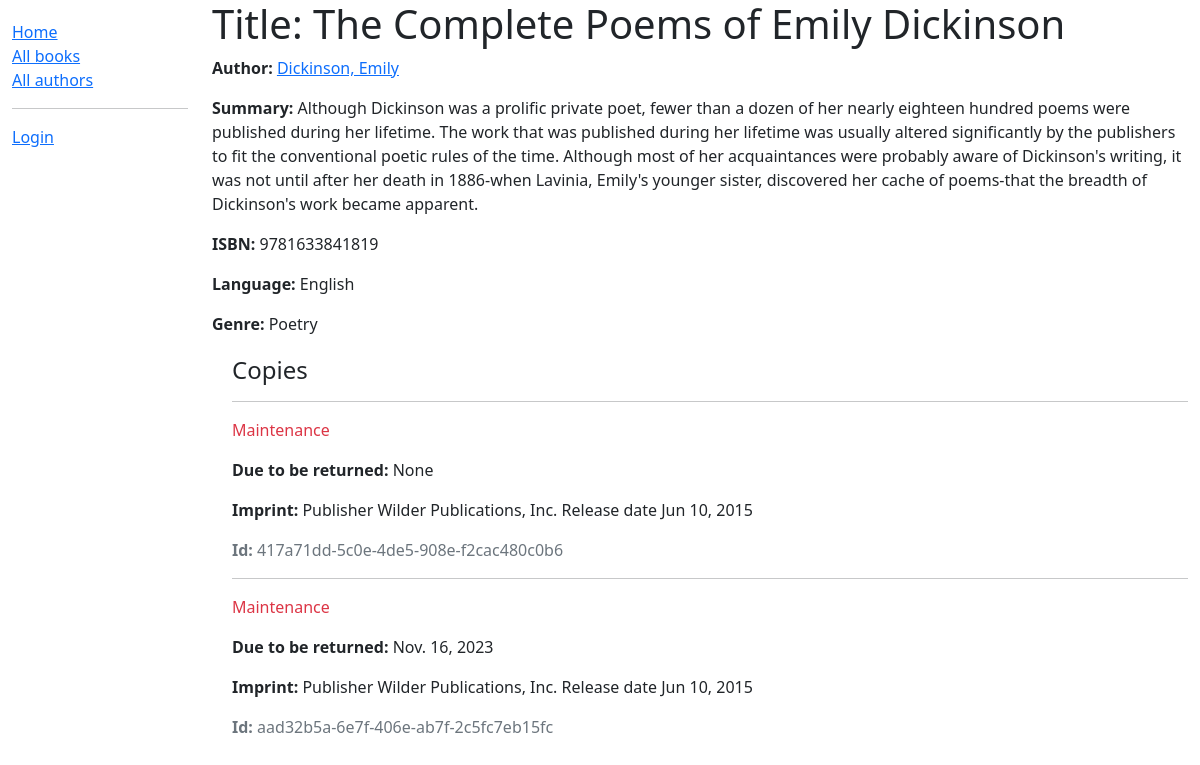
The app's page /catalog/book/4 with its own data.
### catalog/models.py (models this page shows, shortened)
class Book(models.Model):
    title = models.CharField(max_length=200)
    author = models.ForeignKey('Author', on_delete=models.SET_NULL, null=True)
    summary = models.TextField(max_length=1000, help_text='Enter a brief description of the book')
    isbn = models.CharField('ISBN', max_length=13, unique=True,
                            help_text='13 Character <a href="https://www.isbn-international.org/content/what-isbn">ISBN number</a>')
    genre = models.ManyToManyField(Genre, help_text='Select a genre for this book')
    languages = models.ManyToManyField(Language, help_text='Select a languages for this book')
    def display_genre(self):
        """Create a string for the Genre. This is required to display genre in Admin."""
        return ', '.join(genre.name for genre in self.genre.all()[:3])
    display_genre.short_description = 'Genre'
    def display_languages(self):
        """Create a string for the Languages. This is required to display languages in Admin."""
        return ', '.join(languages.name for languages in self.languages.all()[:3])
    display_languages.short_description = 'Languages'

class Author(models.Model):
    first_name = models.CharField(max_length=100)
    last_name = models.CharField(max_length=100)
    date_of_birth = models.DateField(null=True, blank=True)
    date_of_death = models.DateField('Died', null=True, blank=True)
    class Meta:
        ordering = ['last_name', 'first_name']
        permissions = (("can_edit_authors", "Set author as edited"),)
    def __str__(self):
        return '%s, %s' % (self.last_name, self.first_name)

class Language(models.Model):
    name = models.CharField(max_length=200,
                            help_text="Enter the book's natural language (e.g. English, French, Japanese etc.)")
    iso_code = models.CharField(max_length=4, unique=True)

class Genre(models.Model):
    name = models.CharField(max_length=200, help_text='Enter a book genre (e.g. Science Fiction)')
    def __str__(self):
        return self.name

class BookInstance(models.Model):
    id = models.UUIDField(primary_key=True, default=uuid.uuid4, help_text='Unique ID for this particular book across whole library')
    book = models.ForeignKey('Book', on_delete=models.RESTRICT, null=True)
    imprint = models.CharField(max_length=200)
    due_back = models.DateField(null=True, blank=True)
    borrower = models.ForeignKey(User, on_delete=models.SET_NULL, null=True, blank=True)
    LOAN_STATUS = (
        ('m', 'Maintenance'),
        ('o', 'On loan'),
        ('a', 'Available'),
        ('r', 'Reserved'),
    )
    status = models.CharField(
        max_length=1,
        choices=LOAN_STATUS,
        blank=True,
        default='m',
        help_text='Book availability',
    )
    class Meta:
        ordering = ['due_back']
        permissions = (("can_mark_returned", "Set book as returned"),)

### catalog/views.py (the view, shortened to what this page needs)
# urls.py: re_path(r'^book/(?P<pk>\d+)$', views.BookDetailView.as_view(), name='book-detail'),
class BookDetailView(generic.DetailView):
    model = Book
    paginate_by = 10

### catalog/templates/catalog/book_detail.html (shortened to what this page needs)
{% extends "catalog/base_generic.html" %}
{% block content %}
    <h1>Title: {{ book.title }}</h1>
    <p><strong>Author:</strong> <a href="{% url 'author-detail' book.author.pk %}">{{ book.author }}</a></p>
    <p><strong>Summary:</strong> {{ book.summary }}</p>
    <p><strong>ISBN:</strong> {{ book.isbn }}</p>
    <p><strong>Language:</strong>
        {% for language in book.languages.all %}
            {{ language.name }}{% if not forloop.last %}, {% endif %}
        {% endfor %}
    </p>
    <p><strong>Genre:</strong> {{ book.genre.all|join:", " }}</p>
    <div style="margin-left:20px;margin-top:20px">
        <h4>Copies</h4>
        {% for copy in book.bookinstance_set.all %}
            <hr/>
            <p
                    class="{% if copy.status == 'a' %}text-success{% elif copy.status == 'm' %}text-danger{% else %}text-warning{% endif %}">
                {{ copy.get_status_display }}
            </p>
            {% if copy.status != 'a' %}
                <p><strong>Due to be returned:</strong> {{ copy.due_back }}</p>
            {% endif %}
            <p><strong>Imprint:</strong> {{ copy.imprint }}</p>
            <p class="text-muted"><strong>Id:</strong> {{ copy.id }}</p>
        {% endfor %}
    </div>
{% endblock %}
{% block sidebar %}
    {{ block.super }}
{% endblock %}

### records on screen
Book: author "Dickinson, Emily", summary "Although Dickinson was a prolific private poet, fewer than a dozen of her nearly eighteen hundred poems were published during her lifetime. The work that was published during her lifetime was usually altered significantly by the publishers to fit the conventional poetic rules of the time. Although most of her acquaintances were probably aware of Dickinson's writing, it was not until after her death in 1886-when Lavinia, Emily's younger sister, discovered her cache of poems-that the breadth of Dickinson's work became apparent.", isbn "9781633841819", genre.all "Poetry"
Language: name "English"
BookInstance: status "Maintenance", due_back "None", imprint "Publisher Wilder Publications, Inc. Release date Jun 10, 2015", id "417a71dd-5c0e-4de5-908e-f2cac480c0b6"
BookInstance: status "Maintenance", due_back "Nov. 16, 2023", imprint "Publisher Wilder Publications, Inc. Release date Jun 10, 2015", id "aad32b5a-6e7f-406e-ab7f-2c5fc7eb15fc"
